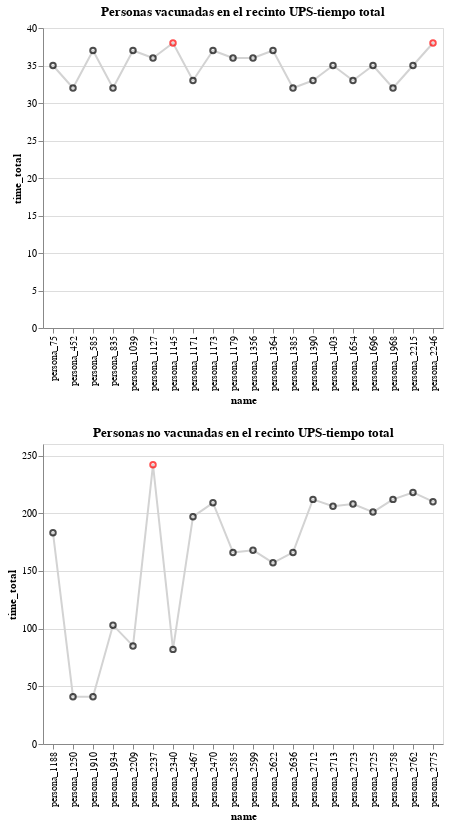

The notebook cell saved with this chart:
### Markdown cell above
### personas vacunadas y no vacunadas

### Code cell
fig&fig_2

### Figure 1 — Vega-Lite specification as saved in the notebook (floating-point values rounded to 4 significant figures)
{"config": {"view": {"continuousWidth": 400, "continuousHeight": 300}}, "vconcat": [{"layer": [{"mark": {"type": "trail", "color": "lightgrey"}, "encoding": {"x": {"type": "nominal", "field": "name", "sort": {"field": "id", "order": "ascending"}}, "y": {"type": "quantitative", "field": "time_total"}}}, {"mark": "point", "encoding": {"color": {"condition": {"value": "red", "test": "(datum.time_total === 38)"}, "value": "black"}, "x": {"type": "nominal", "field": "name", "sort": {"field": "id", "order": "ascending"}}, "y": {"type": "quantitative", "field": "time_total"}}}], "data": {"name": "data-6130c7b63faf69a2655d044ab8874b3a"}, "title": "Personas vacunadas en el recinto UPS-tiempo total"}, {"layer": [{"mark": {"type": "trail", "color": "lightgrey"}, "encoding": {"x": {"type": "nominal", "field": "name", "sort": {"field": "id", "order": "ascending"}}, "y": {"type": "quantitative", "field": "time_total"}}}, {"mark": "point", "encoding": {"color": {"condition": {"value": "red", "test": "(datum.time_total === 242)"}, "value": "black"}, "x": {"type": "nominal", "field": "name", "sort": {"field": "id", "order": "ascending"}}, "y": {"type": "quantitative", "field": "time_total"}}}], "data": {"name": "data-694dbaa76d6721fa55a062bfcecbd815"}, "title": "Personas no vacunadas en el recinto UPS-tiempo total"}], "$schema": "https://vega.github.io/schema/vega-lite/v4.8.1.json", "datasets": {"data-6130c7b63faf69a2655d044ab8874b3a": [{"id": 1696, "name": "persona_1696", "date": "2021-06-15T00:00:00", "time_wait": 0, "first_cite": "2021-06-17T00:00:00", "second_cite": "2021-07-08T00:00:00", "dose": 1, "time_total": 35}, {"id": 1968, "name": "persona_1968", "date": "2021-06-17T00:00:00", "time_wait": 0, "first_cite": "2021-06-17T00:00:00", "second_cite": "2021-07-08T00:00:00", "dose": 1, "time_total": 32}, {"id": 1039, "name": "persona_1039", "date": "2021-06-10T00:00:00", "time_wait": 0, "first_cite": "2021-06-10T00:00:00", "second_cite": "2021-07-01T00:00:00", "dose": 1, "time_total": 37}, {"id": 585, "name": "persona_585", "date": "2021-06-07T00:00:00", "time_wait": 0, "first_cite": "2021-06-07T00:00:00", "second_cite": "2021-06-28T00:00:00", "dose": 1, "time_total": 37}, {"id": 1171, "name": "persona_1171", "date": "2021-06-11T00:00:00", "time_wait": 0, "first_cite": "2021-06-11T00:00:00", "second_cite": "2021-07-02T00:00:00", "dose": 1, "time_total": 33}, {"id": 452, "name": "persona_452", "date": "2021-06-06T00:00:00", "time_wait": 0, "first_cite": "2021-06-06T00:00:00", "second_cite": "2021-06-27T00:00:00", "dose": 1, "time_total": 32}, {"id": 1356, "name": "persona_1356", "date": "2021-06-13T00:00:00", "time_wait": 0, "first_cite": "2021-06-13T00:00:00", "second_cite": "2021-07-04T00:00:00", "dose": 1, "time_total": 36}, {"id": 1364, "name": "persona_1364", "date": "2021-06-13T00:00:00", "time_wait": 0, "first_cite": "2021-06-13T00:00:00", "second_cite": "2021-07-04T00:00:00", "dose": 1, "time_total": 37}, {"id": 2215, "name": "persona_2215", "date": "2021-06-19T00:00:00", "time_wait": 0, "first_cite": "2021-06-24T00:00:00", "second_cite": "2021-07-15T00:00:00", "dose": 1, "time_total": 35}, {"id": 1390, "name": "persona_1390", "date": "2021-06-13T00:00:00", "time_wait": 0, "first_cite": "2021-06-13T00:00:00", "second_cite": "2021-07-04T00:00:00", "dose": 1, "time_total": 33}, {"id": 1179, "name": "persona_1179", "date": "2021-06-11T00:00:00", "time_wait": 0, "first_cite": "2021-06-11T00:00:00", "second_cite": "2021-07-02T00:00:00", "dose": 1, "time_total": 36}, {"id": 2246, "name": "persona_2246", "date": "2021-06-19T00:00:00", "time_wait": 0, "first_cite": "2021-06-19T00:00:00", "second_cite": "2021-07-10T00:00:00", "dose": 1, "time_total": 38}, {"id": 1173, "name": "persona_1173", "date": "2021-06-11T00:00:00", "time_wait": 0, "first_cite": "2021-06-11T00:00:00", "second_cite": "2021-07-02T00:00:00", "dose": 1, "time_total": 37}, {"id": 1403, "name": "persona_1403", "date": "2021-06-13T00:00:00", "time_wait": 0, "first_cite": "2021-06-13T00:00:00", "second_cite": "2021-07-04T00:00:00", "dose": 1, "time_total": 35}, {"id": 75, "name": "persona_75", "date": "2021-06-03T00:00:00", "time_wait": 0, "first_cite": "2021-06-03T00:00:00", "second_cite": "2021-06-24T00:00:00", "dose": 2, "time_total": 35}, {"id": 1145, "name": "persona_1145", "date": "2021-06-11T00:00:00", "time_wait": 0, "first_cite": "2021-06-11T00:00:00", "second_cite": "2021-07-02T00:00:00", "dose": 1, "time_total": 38}, {"id": 1127, "name": "persona_1127", "date": "2021-06-11T00:00:00", "time_wait": 0, "first_cite": "2021-06-11T00:00:00", "second_cite": "2021-07-02T00:00:00", "dose": 1, "time_total": 36}, {"id": 835, "name": "persona_835", "date": "2021-06-09T00:00:00", "time_wait": 0, "first_cite": "2021-06-15T00:00:00", "second_cite": "2021-07-06T00:00:00", "dose": 1, "time_total": 32}, {"id": 1654, "name": "persona_1654", "date": "2021-06-15T00:00:00", "time_wait": 0, "first_cite": "2021-06-18T00:00:00", "second_cite": "2021-07-09T00:00:00", "dose": 1, "time_total": 33}, {"id": 1385, "name": "persona_1385", "date": "2021-06-13T00:00:00", "time_wait": 0, "first_cite": "2021-06-13T00:00:00", "second_cite": "2021-07-04T00:00:00", "dose": 1, "time_total": 32}], "data-694dbaa76d6721fa55a062bfcecbd815": [{"id": 2725, "name": "persona_2725", "date": "2021-06-23T00:00:00", "time_wait": 178, "first_cite": "2021-06-28T00:00:00", "second_cite": "", "dose": 0, "time_total": 201}, {"id": 2209, "name": "persona_2209", "date": "2021-06-19T00:00:00", "time_wait": 60, "first_cite": "2021-06-26T00:00:00", "second_cite": "", "dose": 0, "time_total": 85}, {"id": 2713, "name": "persona_2713", "date": "2021-06-23T00:00:00", "time_wait": 185, "first_cite": "2021-06-28T00:00:00", "second_cite": "", "dose": 0, "time_total": 206}, {"id": 2775, "name": "persona_2775", "date": "2021-06-23T00:00:00", "time_wait": 187, "first_cite": "2021-06-27T00:00:00", "second_cite": "", "dose": 0, "time_total": 210}, {"id": 2470, "name": "persona_2470", "date": "2021-06-21T00:00:00", "time_wait": 184, "first_cite": "2021-06-26T00:00:00", "second_cite": "", "dose": 0, "time_total": 209}, {"id": 2762, "name": "persona_2762", "date": "2021-06-23T00:00:00", "time_wait": 196, "first_cite": "2021-06-27T00:00:00", "second_cite": "", "dose": 0, "time_total": 218}, {"id": 1934, "name": "persona_1934", "date": "2021-06-17T00:00:00", "time_wait": 80, "first_cite": "2021-06-25T00:00:00", "second_cite": "", "dose": 0, "time_total": 103}, {"id": 2585, "name": "persona_2585", "date": "2021-06-22T00:00:00", "time_wait": 141, "first_cite": "2021-06-25T00:00:00", "second_cite": "", "dose": 0, "time_total": 166}, {"id": 2467, "name": "persona_2467", "date": "2021-06-21T00:00:00", "time_wait": 174, "first_cite": "2021-06-26T00:00:00", "second_cite": "", "dose": 0, "time_total": 197}, {"id": 2340, "name": "persona_2340", "date": "2021-06-20T00:00:00", "time_wait": 60, "first_cite": "2021-06-27T00:00:00", "second_cite": "", "dose": 0, "time_total": 82}, {"id": 2636, "name": "persona_2636", "date": "2021-06-22T00:00:00", "time_wait": 144, "first_cite": "2021-06-27T00:00:00", "second_cite": "", "dose": 0, "time_total": 166}, {"id": 1910, "name": "persona_1910", "date": "2021-06-17T00:00:00", "time_wait": 20, "first_cite": "2021-06-28T00:00:00", "second_cite": "", "dose": 0, "time_total": 41}, {"id": 2758, "name": "persona_2758", "date": "2021-06-23T00:00:00", "time_wait": 189, "first_cite": "2021-06-25T00:00:00", "second_cite": "", "dose": 0, "time_total": 212}, {"id": 1188, "name": "persona_1188", "date": "2021-06-11T00:00:00", "time_wait": 160, "first_cite": "2021-06-26T00:00:00", "second_cite": "", "dose": 0, "time_total": 183}, {"id": 1250, "name": "persona_1250", "date": "2021-06-12T00:00:00", "time_wait": 20, "first_cite": "2021-06-28T00:00:00", "second_cite": "", "dose": 0, "time_total": 41}, {"id": 2712, "name": "persona_2712", "date": "2021-06-23T00:00:00", "time_wait": 189, "first_cite": "2021-06-27T00:00:00", "second_cite": "", "dose": 0, "time_total": 212}, {"id": 2599, "name": "persona_2599", "date": "2021-06-22T00:00:00", "time_wait": 144, "first_cite": "2021-06-26T00:00:00", "second_cite": "", "dose": 0, "time_total": 168}, {"id": 2237, "name": "persona_2237", "date": "2021-06-19T00:00:00", "time_wait": 220, "first_cite": "2021-06-28T00:00:00", "second_cite": "", "dose": 0, "time_total": 242}, {"id": 2622, "name": "persona_2622", "date": "2021-06-22T00:00:00", "time_wait": 132, "first_cite": "2021-06-25T00:00:00", "second_cite": "", "dose": 0, "time_total": 157}, {"id": 2723, "name": "persona_2723", "date": "2021-06-23T00:00:00", "time_wait": 187, "first_cite": "2021-06-25T00:00:00", "second_cite": "", "dose": 0, "time_total": 208}]}}
